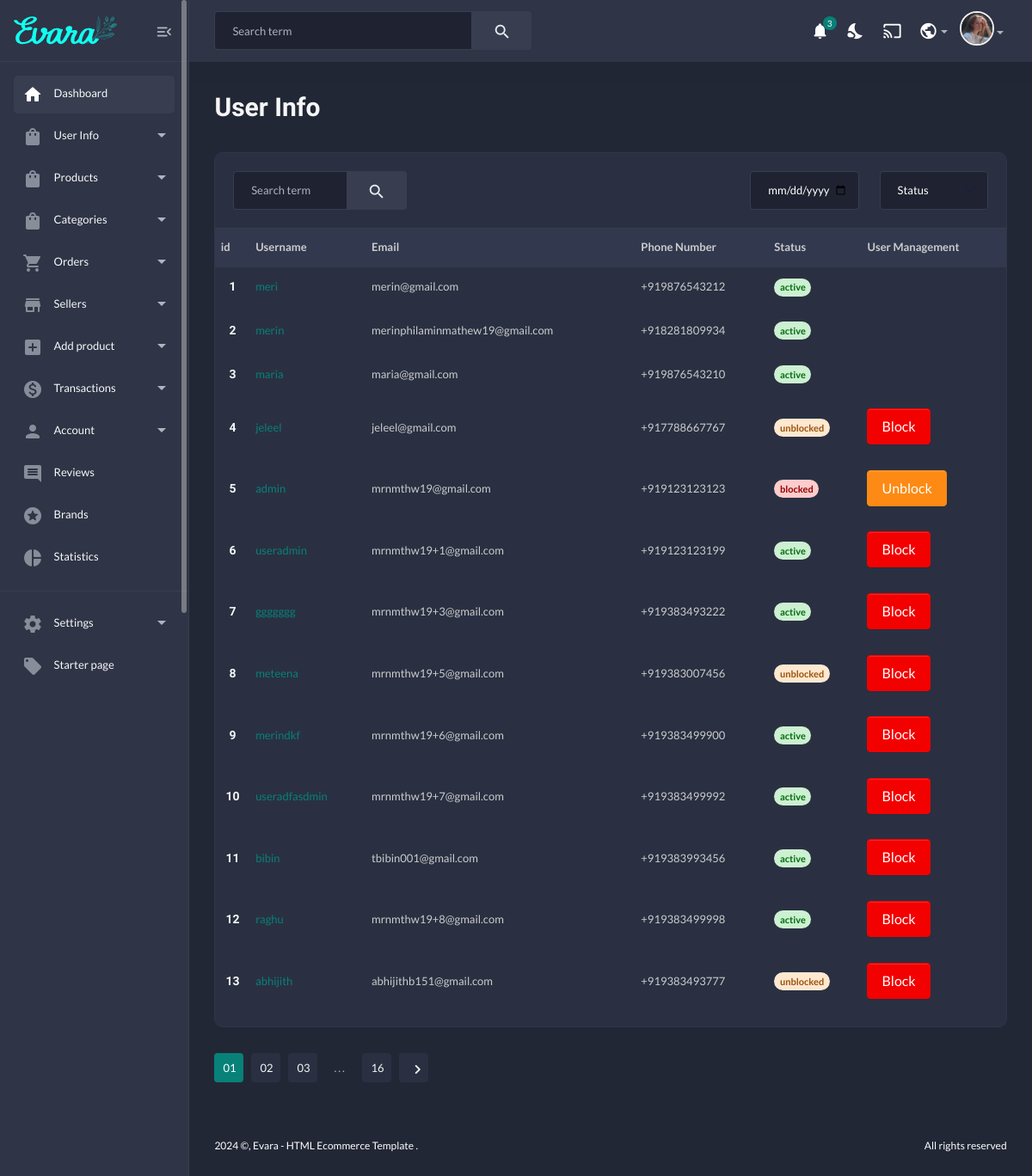
Screenshot of /userinfo with the database file from the repository.
### adminapp/models.py (models this page shows, shortened)
class NewUser(AbstractUser):
    STATUS_CHOICES = [
        ('active', 'Active'),
        ('blocked', 'Blocked'),
        ('unblocked', 'Unblocked'),
    ]
    user_id = models.BigAutoField(primary_key=True, unique=True,)
    email = models.EmailField(_("Email Address"), unique = True,)
    username = models.CharField(max_length = 100)
    status = models.CharField(
        max_length=10,
        choices=STATUS_CHOICES,
        default='active',  # Default value if not provided
    )
    phone_number = PhoneNumberField(unique = True)
    USERNAME_FIELD = "email"
    REQUIRED_FIELDS = ['username','phone_number']

### adminapp/views.py (the view)
# urls.py: path('userinfo',views.userinfo,name='userinfo'),
def userinfo(request):
    users = NewUser.objects.all()
    context = {
        'users':users
    }
    return render(request, 'admin_template/user_management/all_user.html', context)

### store/context_processors.py (called while the page is built)
def category_links(request):
    links = Category.objects.all()
    return dict(links = links)

### templates/admin_template/user_management/all_user.html (shortened to what this page needs)
{% extends "admin_base.html" %}
{% load static %}
{% block content %}
{% include "includes/admin_sidebar.html" %}
<main class="main-wrap">
    {% include "includes/admin_navbar.html" %}
    <section class="content-main">
        <div class="content-header">
            <div>
                <h2 class="content-title card-title">User Info</h2>
            </div>
        </div>
        <div class="card mb-4">
            <header class="card-header">
                <div class="row align-items-center">
                    <div class="col-md-3 col-12 me-auto mb-md-0 mb-3">
                        <form class="searchform">
                            <div class="input-group">
                                <input list="search_terms" type="text" class="form-control" placeholder="Search term">
                                <button class="btn btn-light bg" type="button"> <i class="material-icons md-search"></i></button>
                            </div>
                        </form>
                    </div>
                    <div class="col-md-2 col-6">
                        <input type="date" value="02.05.2021" class="form-control">
                    </div>
                    <div class="col-md-2 col-6">
                        <select class="form-select">
                            <option selected>Status</option>
                        </select>
                    </div>
                </div>
            </header>
            <div class="table-responsive">
                <table class="table table-bordered table-hover">
                    <thead class="thead-dark">
                        <tr>
                            <th scope="col">id</th>
                            <th scope="col">Username</th>
                            <th scope="col">Email</th>
                            <th scope="col">Phone Number</th>
                            <th scope="col">Status</th>
                            <th scope="col">User Management</th>
                        </tr>
                    </thead>
                    {% for user in users %}
                    <tbody>
                        <tr>
                            <td class="border-bottom-0 text-center">
                                <h6 class="fw-semibold tablecontent mb-1">{{ forloop.counter }}</h6>
                            </td>
                            <td>
                                <a href="{% url 'admin_app:edituser' user.user_id %}">
                                    {{user.username}}
                                </a>
                            </td>
                            <td>{{user.email}}</td>
                            <td>{{user.phone_number}}</td>
                            {% if user.status == 'active' %}
                            <td ><span class='badge rounded-pill alert-success'>{{user.status}}</td>
                                {% if user.is_superuser == False %}
                                <td><a href="{% url 'admin_app:control_user' user.user_id %}">
                                    <button class="btn btn-danger mb-1 px-3">Block</button>
                                    </a>
                                </td>
                                {% endif %}
                            {% elif user.status == 'blocked' %}
                            <td ><span class='badge rounded-pill alert-danger'>{{user.status}}</span></td>
                            <td><a href="{% url 'admin_app:control_user' user.user_id %}">
                                <button class="btn btn-warning mb-1 px-3">Unblock</button>
                                </a>
                            </td>
                            {% else %}
                            <td ><span class='badge rounded-pill alert-warning'>{{user.status}}</td>
                            <td><a href="{% url 'admin_app:control_user' user.user_id %}">
                                <button class="btn btn-danger mb-1 px-3">Block</button>
                                </a>
                            </td>
                            {% endif %}
                        </tr>
                    </tbody>
                    {% endfor %}
                </table>
            </div>
        </div>
        <div class="pagination-area mt-30 mb-50">
            <nav aria-label="Page navigation example">
                <ul class="pagination justify-content-start">
                    <li class="page-item active"><a class="page-link" href="#">01</a></li>
                    <li class="page-item"><a class="page-link" href="#">02</a></li>
                    <li class="page-item"><a class="page-link" href="#">03</a></li>
                    <li class="page-item"><a class="page-link dot" href="#">...</a></li>
                    <li class="page-item"><a class="page-link" href="#">16</a></li>
                    <li class="page-item"><a class="page-link" href="#"><i class="material-icons md-chevron_right"></i></a></li>
                </ul>
            </nav>
        </div>
</section>
    {% include "includes/admin_footer.html" %}
</main>
</body>
</html>
{% endblock content %}

### rows the page displays
NewUser: username "meri", email "merin@gmail.com", phone_number "+919876543212", status "active"
NewUser: username "merin", email "merinphilaminmathew19@gmail.com", phone_number "+918281809934", status "active"
NewUser: username "maria", email "maria@gmail.com", phone_number "+919876543210", status "active"
NewUser: username "jeleel", email "jeleel@gmail.com", phone_number "+917788667767", status "unblocked"
NewUser: username "admin", email "mrnmthw19@gmail.com", phone_number "+919123123123", status "blocked"
NewUser: username "useradmin", email "mrnmthw19+1@gmail.com", phone_number "+919123123199", status "active", is_superuser "Block"
NewUser: username "ggggggg", email "mrnmthw19+3@gmail.com", phone_number "+919383493222", status "active", is_superuser "Block"
NewUser: username "meteena", email "mrnmthw19+5@gmail.com", phone_number "+919383007456", status "unblocked"
NewUser: username "merindkf", email "mrnmthw19+6@gmail.com", phone_number "+919383499900", status "active", is_superuser "Block"
NewUser: username "useradfasdmin", email "mrnmthw19+7@gmail.com", phone_number "+919383499992", status "active", is_superuser "Block"
NewUser: username "bibin", email "tbibin001@gmail.com", phone_number "+919383993456", status "active", is_superuser "Block"
NewUser: username "raghu", email "mrnmthw19+8@gmail.com", phone_number "+919383499998", status "active", is_superuser "Block"
NewUser: username "abhijith", email "abhijithb151@gmail.com", phone_number "+919383493777", status "unblocked"
